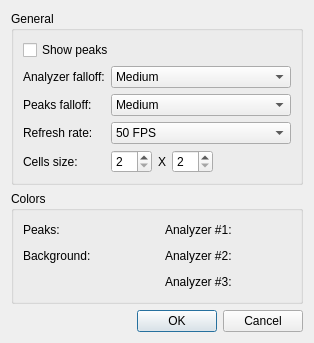
<?xml version="1.0" encoding="UTF-8"?>
<ui version="4.0">
 <class>SettingsDialog</class>
 <widget class="QDialog" name="SettingsDialog">
  <property name="geometry">
   <rect>
    <x>0</x>
    <y>0</y>
    <width>314</width>
    <height>310</height>
   </rect>
  </property>
  <property name="windowTitle">
   <string>Analyzer Plugin Settings</string>
  </property>
  <layout class="QVBoxLayout" name="verticalLayout">
   <item>
    <widget class="QGroupBox" name="groupBox_2">
     <property name="sizePolicy">
      <sizepolicy hsizetype="Preferred" vsizetype="Minimum">
       <horstretch>0</horstretch>
       <verstretch>0</verstretch>
      </sizepolicy>
     </property>
     <property name="title">
      <string>General</string>
     </property>
     <layout class="QGridLayout" name="gridLayout">
      <item row="0" column="0" colspan="2">
       <widget class="QCheckBox" name="peaksCheckBox">
        <property name="layoutDirection">
         <enum>Qt::LeftToRight</enum>
        </property>
        <property name="text">
         <string>Show peaks</string>
        </property>
       </widget>
      </item>
      <item row="1" column="0">
       <widget class="QLabel" name="label_10">
        <property name="text">
         <string>Analyzer falloff:</string>
        </property>
        <property name="alignment">
         <set>Qt::AlignLeading|Qt::AlignLeft|Qt::AlignVCenter</set>
        </property>
       </widget>
      </item>
      <item row="1" column="1">
       <widget class="QComboBox" name="analyzerComboBox">
        <property name="currentIndex">
         <number>2</number>
        </property>
        <item>
         <property name="text">
          <string>Slowest</string>
         </property>
        </item>
        <item>
         <property name="text">
          <string>Slow</string>
         </property>
        </item>
        <item>
         <property name="text">
          <string>Medium</string>
         </property>
        </item>
        <item>
         <property name="text">
          <string>Fast</string>
         </property>
        </item>
        <item>
         <property name="text">
          <string>Fastest</string>
         </property>
        </item>
       </widget>
      </item>
      <item row="2" column="0">
       <widget class="QLabel" name="label_9">
        <property name="text">
         <string>Peaks falloff:</string>
        </property>
        <property name="alignment">
         <set>Qt::AlignLeading|Qt::AlignLeft|Qt::AlignVCenter</set>
        </property>
       </widget>
      </item>
      <item row="2" column="1">
       <widget class="QComboBox" name="peaksComboBox">
        <property name="currentIndex">
         <number>2</number>
        </property>
        <item>
         <property name="text">
          <string>Slowest</string>
         </property>
        </item>
        <item>
         <property name="text">
          <string>Slow</string>
         </property>
        </item>
        <item>
         <property name="text">
          <string>Medium</string>
         </property>
        </item>
        <item>
         <property name="text">
          <string>Fast</string>
         </property>
        </item>
        <item>
         <property name="text">
          <string>Fastest</string>
         </property>
        </item>
       </widget>
      </item>
      <item row="3" column="0">
       <widget class="QLabel" name="label_11">
        <property name="text">
         <string>Refresh rate:</string>
        </property>
        <property name="alignment">
         <set>Qt::AlignLeading|Qt::AlignLeft|Qt::AlignVCenter</set>
        </property>
       </widget>
      </item>
      <item row="3" column="1">
       <widget class="QComboBox" name="fpsComboBox">
        <property name="currentIndex">
         <number>0</number>
        </property>
        <item>
         <property name="text">
          <string>50 FPS</string>
         </property>
        </item>
        <item>
         <property name="text">
          <string>25 FPS</string>
         </property>
        </item>
        <item>
         <property name="text">
          <string>10 FPS</string>
         </property>
        </item>
        <item>
         <property name="text">
          <string>5 FPS</string>
         </property>
        </item>
       </widget>
      </item>
      <item row="4" column="0">
       <widget class="QLabel" name="label">
        <property name="text">
         <string>Cells size:</string>
        </property>
       </widget>
      </item>
      <item row="4" column="1">
       <layout class="QHBoxLayout" name="horizontalLayout">
        <item>
         <widget class="QSpinBox" name="cellWidthSpinBox">
          <property name="minimum">
           <number>2</number>
          </property>
          <property name="maximum">
           <number>50</number>
          </property>
         </widget>
        </item>
        <item>
         <widget class="QLabel" name="label_2">
          <property name="text">
           <string notr="true">X</string>
          </property>
         </widget>
        </item>
        <item>
         <widget class="QSpinBox" name="cellHeightSpinBox">
          <property name="minimum">
           <number>2</number>
          </property>
          <property name="maximum">
           <number>50</number>
          </property>
         </widget>
        </item>
        <item>
         <spacer name="horizontalSpacer">
          <property name="orientation">
           <enum>Qt::Horizontal</enum>
          </property>
          <property name="sizeHint" stdset="0">
           <size>
            <width>40</width>
            <height>20</height>
           </size>
          </property>
         </spacer>
        </item>
       </layout>
      </item>
     </layout>
    </widget>
   </item>
   <item>
    <widget class="QGroupBox" name="groupBox">
     <property name="sizePolicy">
      <sizepolicy hsizetype="Preferred" vsizetype="MinimumExpanding">
       <horstretch>0</horstretch>
       <verstretch>0</verstretch>
      </sizepolicy>
     </property>
     <property name="title">
      <string>Colors</string>
     </property>
     <layout class="QGridLayout">
      <item row="0" column="0">
       <widget class="QLabel" name="label_4">
        <property name="text">
         <string>Peaks:</string>
        </property>
        <property name="alignment">
         <set>Qt::AlignLeading|Qt::AlignLeft|Qt::AlignVCenter</set>
        </property>
       </widget>
      </item>
      <item row="0" column="1">
       <widget class="ColorWidget" name="peakColorWidget" native="true">
        <property name="sizePolicy">
         <sizepolicy hsizetype="Fixed" vsizetype="Fixed">
          <horstretch>0</horstretch>
          <verstretch>0</verstretch>
         </sizepolicy>
        </property>
        <property name="minimumSize">
         <size>
          <width>20</width>
          <height>20</height>
         </size>
        </property>
        <property name="maximumSize">
         <size>
          <width>20</width>
          <height>20</height>
         </size>
        </property>
       </widget>
      </item>
      <item row="0" column="3">
       <widget class="QLabel" name="label_6">
        <property name="text">
         <string>Analyzer #1:</string>
        </property>
        <property name="alignment">
         <set>Qt::AlignLeading|Qt::AlignLeft|Qt::AlignVCenter</set>
        </property>
       </widget>
      </item>
      <item row="0" column="4">
       <widget class="ColorWidget" name="colorWidget1" native="true">
        <property name="sizePolicy">
         <sizepolicy hsizetype="Fixed" vsizetype="Fixed">
          <horstretch>0</horstretch>
          <verstretch>0</verstretch>
         </sizepolicy>
        </property>
        <property name="minimumSize">
         <size>
          <width>20</width>
          <height>20</height>
         </size>
        </property>
        <property name="maximumSize">
         <size>
          <width>20</width>
          <height>20</height>
         </size>
        </property>
       </widget>
      </item>
      <item row="1" column="0">
       <widget class="QLabel" name="label_5">
        <property name="text">
         <string>Background:</string>
        </property>
        <property name="alignment">
         <set>Qt::AlignLeading|Qt::AlignLeft|Qt::AlignVCenter</set>
        </property>
       </widget>
      </item>
      <item row="1" column="1">
       <widget class="ColorWidget" name="bgColorWidget" native="true">
        <property name="sizePolicy">
         <sizepolicy hsizetype="Fixed" vsizetype="Fixed">
          <horstretch>0</horstretch>
          <verstretch>0</verstretch>
         </sizepolicy>
        </property>
        <property name="minimumSize">
         <size>
          <width>20</width>
          <height>20</height>
         </size>
        </property>
        <property name="maximumSize">
         <size>
          <width>20</width>
          <height>20</height>
         </size>
        </property>
       </widget>
      </item>
      <item row="1" column="3">
       <widget class="QLabel" name="label_7">
        <property name="text">
         <string>Analyzer #2:</string>
        </property>
        <property name="alignment">
         <set>Qt::AlignLeading|Qt::AlignLeft|Qt::AlignVCenter</set>
        </property>
       </widget>
      </item>
      <item row="1" column="4">
       <widget class="ColorWidget" name="colorWidget2" native="true">
        <property name="sizePolicy">
         <sizepolicy hsizetype="Fixed" vsizetype="Fixed">
          <horstretch>0</horstretch>
          <verstretch>0</verstretch>
         </sizepolicy>
        </property>
        <property name="minimumSize">
         <size>
          <width>20</width>
          <height>20</height>
         </size>
        </property>
        <property name="maximumSize">
         <size>
          <width>20</width>
          <height>20</height>
         </size>
        </property>
       </widget>
      </item>
      <item row="2" column="0" colspan="2">
       <spacer>
        <property name="orientation">
         <enum>Qt::Horizontal</enum>
        </property>
        <property name="sizeHint" stdset="0">
         <size>
          <width>111</width>
          <height>20</height>
         </size>
        </property>
       </spacer>
      </item>
      <item row="2" column="3">
       <widget class="QLabel" name="label_8">
        <property name="text">
         <string>Analyzer #3:</string>
        </property>
        <property name="alignment">
         <set>Qt::AlignLeading|Qt::AlignLeft|Qt::AlignVCenter</set>
        </property>
       </widget>
      </item>
      <item row="2" column="4">
       <widget class="ColorWidget" name="colorWidget3" native="true">
        <property name="sizePolicy">
         <sizepolicy hsizetype="Fixed" vsizetype="Fixed">
          <horstretch>0</horstretch>
          <verstretch>0</verstretch>
         </sizepolicy>
        </property>
        <property name="minimumSize">
         <size>
          <width>20</width>
          <height>20</height>
         </size>
        </property>
        <property name="maximumSize">
         <size>
          <width>20</width>
          <height>20</height>
         </size>
        </property>
       </widget>
      </item>
      <item row="1" column="2">
       <spacer name="horizontalSpacer_2">
        <property name="orientation">
         <enum>Qt::Horizontal</enum>
        </property>
        <property name="sizeHint" stdset="0">
         <size>
          <width>40</width>
          <height>20</height>
         </size>
        </property>
       </spacer>
      </item>
      <item row="1" column="5">
       <spacer name="horizontalSpacer_3">
        <property name="orientation">
         <enum>Qt::Horizontal</enum>
        </property>
        <property name="sizeHint" stdset="0">
         <size>
          <width>40</width>
          <height>20</height>
         </size>
        </property>
       </spacer>
      </item>
     </layout>
    </widget>
   </item>
   <item>
    <widget class="QDialogButtonBox" name="buttonBox">
     <property name="standardButtons">
      <set>QDialogButtonBox::Cancel|QDialogButtonBox::Ok</set>
     </property>
    </widget>
   </item>
  </layout>
 </widget>
 <customwidgets>
  <customwidget>
   <class>ColorWidget</class>
   <extends>QWidget</extends>
   <header>colorwidget.h</header>
   <container>1</container>
  </customwidget>
 </customwidgets>
 <resources/>
 <connections>
  <connection>
   <sender>buttonBox</sender>
   <signal>accepted()</signal>
   <receiver>SettingsDialog</receiver>
   <slot>accept()</slot>
   <hints>
    <hint type="sourcelabel">
     <x>204</x>
     <y>303</y>
    </hint>
    <hint type="destinationlabel">
     <x>53</x>
     <y>308</y>
    </hint>
   </hints>
  </connection>
  <connection>
   <sender>buttonBox</sender>
   <signal>rejected()</signal>
   <receiver>SettingsDialog</receiver>
   <slot>reject()</slot>
   <hints>
    <hint type="sourcelabel">
     <x>228</x>
     <y>307</y>
    </hint>
    <hint type="destinationlabel">
     <x>78</x>
     <y>288</y>
    </hint>
   </hints>
  </connection>
 </connections>
</ui>
